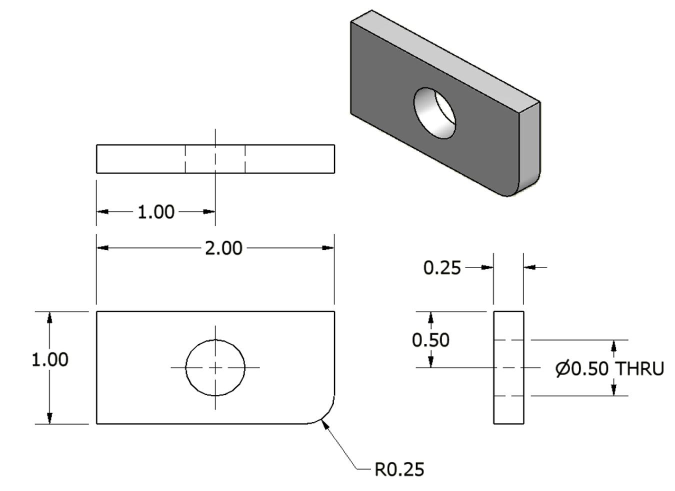
#> input picture tests/drawing2cad/fixtures/benchmark2.png, 1350 x 981 px (shown at 1/2 size)
$ python -i pattern_geometry.py   (imports and definitions only)
#> lines starting #> are read from the running program, lines starting #| are printed output that depends on the picture; after the words box and inside, x2 and y2 are one past the last pixel; in counts of white or black regions, pixels touching at a corner belong together
"""Detect small circular arrays, straight slots and a matching thin side view.

These are pixel-space topology candidates only. No physical dimension is
estimated here; dimensions are resolved from annotations or a separately
recorded, annotation-calibrated geometry inference stage.
"""
import cv2
import numpy as np


def annotation_segments(gray):
    """Keep faint dimension lines lost by the silhouette's Otsu threshold."""
    raw=cv2.HoughLinesP(cv2.Canny(gray,30,90),1,np.pi/1800,15,minLineLength=8,maxLineGap=3)
#> raw = 442 rows, first 6: [192, 624, 670, 624], [193, 849, 615, 849], [193, 288, 669, 288], [988, 621, 1047, 621], [192, 846, 614, 846], [831, 622, 973, 622]
    segments=[dict(a=list(map(float,s[:2])),b=list(map(float,s[2:])),source='gray_hough')
              for s in ([] if raw is None else raw[:,0])]
#> segments = 442 items
    for cutoff in (160,220):
        mask=(gray<cutoff).astype(np.uint8)*255
        for axis in (0,1):
            straight=cv2.morphologyEx(mask,cv2.MORPH_OPEN,np.ones((1,11) if axis==0 else (11,1),np.uint8))
            _,_,stats,_=cv2.connectedComponentsWithStats(straight)
            for x,y,w,h,area in stats[1:]:
                if (h if axis==0 else w)>4: continue
                a,b=([x,y+(h-1)/2],[x+w-1,y+(h-1)/2]) if axis==0 else ([x+(w-1)/2,y],[x+(w-1)/2,y+h-1])
                segments.append(dict(a=list(map(float,a)),b=list(map(float,b)),source='gray_morphology'))
#> this loop made 2 passes
#> pass 1, in annotation_segments, `mask=(gray<cutoff).astype(np.uint8)*255`:
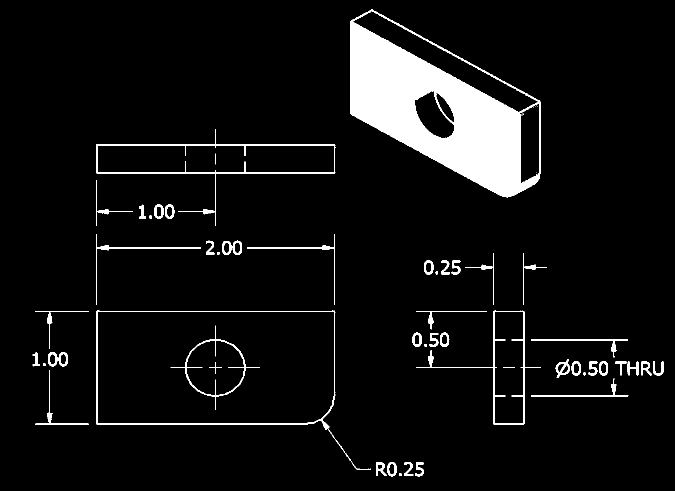
#> mask: shape (981, 1350) (shown at 1/2 size); 6.4% white; 64 white regions (12 under 20 px), largest, box (x1, y1, x2, y2) and area: (700, 19, 1082, 395) 61320, (192, 621, 742, 939) 3793, (192, 258, 671, 452) 3710
#> pass 2, in annotation_segments, `mask=(gray<cutoff).astype(np.uint8)*255`:
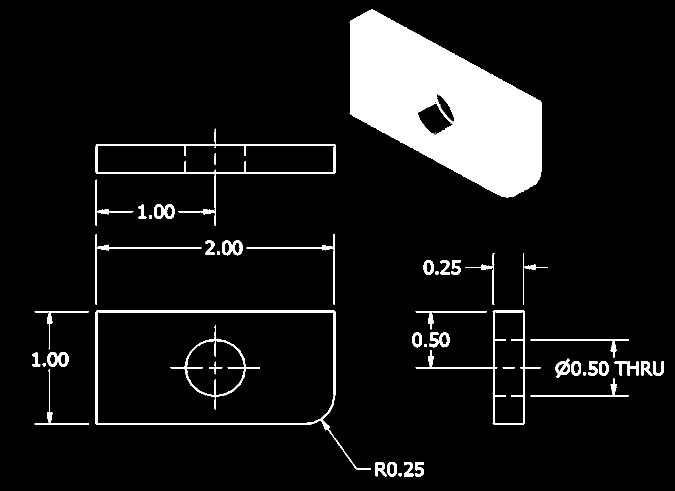
#> mask: shape (981, 1350) (shown at 1/2 size); 8.7% white; 54 white regions (2 under 20 px), largest, box (x1, y1, x2, y2) and area: (699, 18, 1084, 395) 82677, (191, 621, 742, 940) 5907, (191, 257, 671, 452) 4754
#> after the loop:
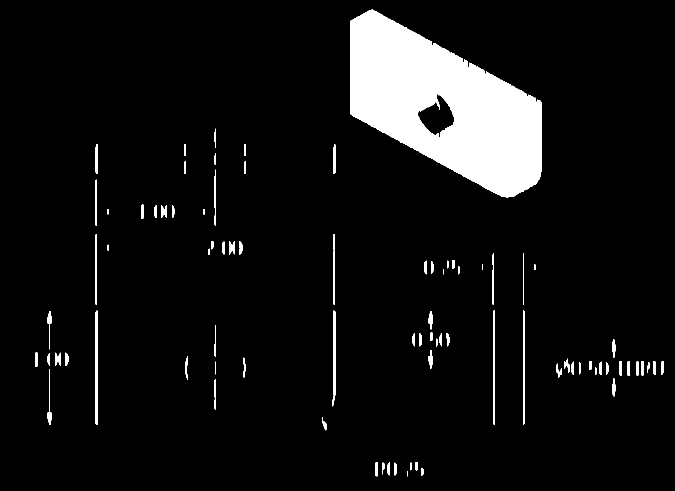
#> straight: shape (981, 1350) (shown at 1/2 size); 7.2% white; 92 white regions (5 under 20 px), largest, box (x1, y1, x2, y2) and area: (700, 19, 1083, 395) 82081, (986, 621, 990, 850) 912, (191, 621, 195, 850) 909
#> after the loop, segments = 710 items
    return segments


def _inside(box,outer,margin=1):
    x,y,X,Y=box; a,b,A,B=outer
    return x>a+margin and y>b+margin and X<A-margin and Y<B-margin


# [120 lines left out: functions matching_thin_projections, plate_pattern_primitives, not called in this run]

>>> import cv2
>>> picture = cv2.imread('../tests/drawing2cad/fixtures/benchmark2.png', cv2.IMREAD_GRAYSCALE)
>>> result = annotation_segments(picture)
#> result = 710 items

$ run again, on tests/drawing2cad/fixtures/benchmark3.png
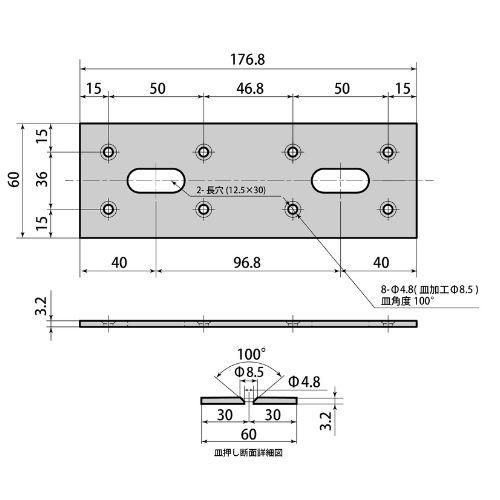
#> input picture tests/drawing2cad/fixtures/benchmark3.png, 500 x 500 px
#> picture is the input picture: shape (500, 500); min 0, max 255, mean 238.3
#> raw = 494 rows, first 6: [78, 236, 326, 236], [16, 122, 417, 122], [46, 327, 417, 327], [81, 67, 417, 67], [46, 325, 417, 325], [79, 69, 417, 69]
#> in annotation_segments, `segments=[dict(a=list(map(float,s[:2])),b=list(map(float,s[2:])),sourc..`: segments = 494 items
#> the loop in annotation_segments, `for cutoff in (160,220):` made 2 passes
#> pass 1, in annotation_segments, `mask=(gray<cutoff).astype(np.uint8)*255`:
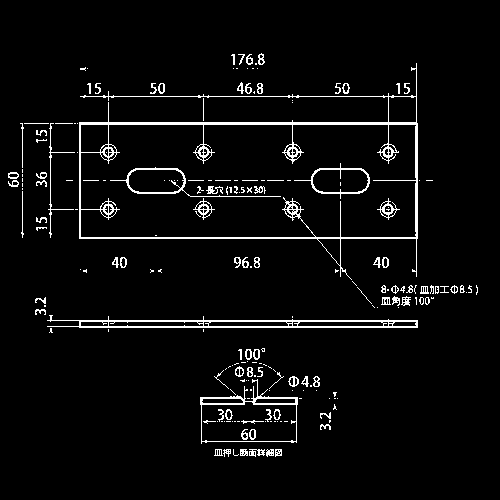
#> mask: shape (500, 500); 4.4% white in thin lines or dots, all inside (x1, y1, x2, y2) = (8, 53, 478, 457)
#> after the loop in annotation_segments, `for cutoff in (160,220):`:
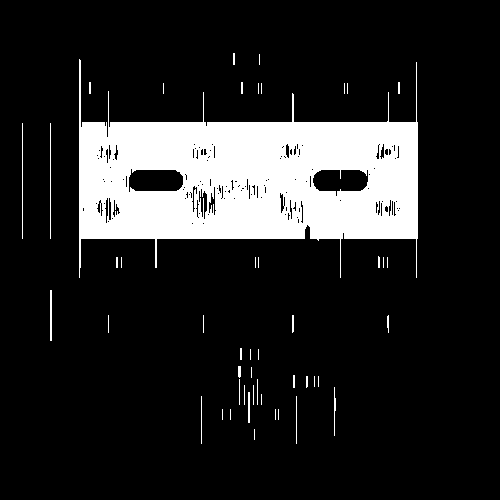
#> straight: shape (500, 500); 15.2% white; 48 white regions (24 under 20 px), largest, box (x1, y1, x2, y2) and area: (79, 59, 418, 278) 36784, (22, 123, 23, 239) 116, (50, 123, 51, 239) 116
#> after the loop in annotation_segments, `for cutoff in (160,220):`: segments = 647 items
